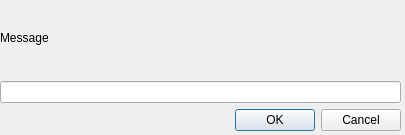
<?xml version="1.0" encoding="UTF-8"?>
<ui version="4.0">
 <class>uiChannelHomesAd</class>
 <widget class="QDialog" name="uiChannelHomesAd">
  <property name="geometry">
   <rect>
    <x>0</x>
    <y>0</y>
    <width>405</width>
    <height>135</height>
   </rect>
  </property>
  <property name="minimumSize">
   <size>
    <width>405</width>
    <height>135</height>
   </size>
  </property>
  <property name="maximumSize">
   <size>
    <width>405</width>
    <height>135</height>
   </size>
  </property>
  <property name="windowTitle">
   <string>Changing channels</string>
  </property>
  <property name="windowIcon">
   <iconset>
    <normaloff>:/images/logo_64.png</normaloff>:/images/logo_64.png</iconset>
  </property>
  <widget class="QWidget" name="verticalLayoutWidget">
   <property name="geometry">
    <rect>
     <x>0</x>
     <y>0</y>
     <width>401</width>
     <height>131</height>
    </rect>
   </property>
   <layout class="QVBoxLayout" name="verticalLayout">
    <item>
     <widget class="QLabel" name="label">
      <property name="text">
       <string>Message</string>
      </property>
     </widget>
    </item>
    <item>
     <widget class="QLineEdit" name="lineEdit"/>
    </item>
    <item>
     <widget class="QDialogButtonBox" name="buttonBox">
      <property name="standardButtons">
       <set>QDialogButtonBox::Cancel|QDialogButtonBox::Ok</set>
      </property>
     </widget>
    </item>
   </layout>
  </widget>
 </widget>
 <resources/>
 <connections/>
</ui>
